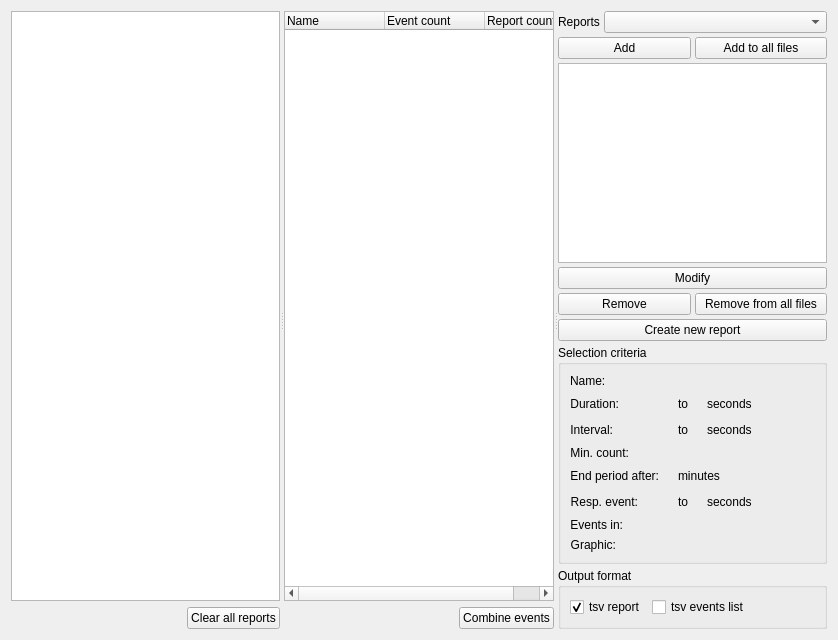
<?xml version="1.0" encoding="UTF-8"?>
<ui version="4.0">
 <class>EventReportStep</class>
 <widget class="QWidget" name="EventReportStep">
  <property name="geometry">
   <rect>
    <x>0</x>
    <y>0</y>
    <width>838</width>
    <height>640</height>
   </rect>
  </property>
  <property name="windowTitle">
   <string/>
  </property>
  <property name="styleSheet">
   <string>font: 12pt &quot;Roboto&quot;;</string>
  </property>
  <layout class="QVBoxLayout" name="verticalLayout_14">
   <item>
    <widget class="QSplitter" name="splitter">
     <property name="orientation">
      <enum>Qt::Horizontal</enum>
     </property>
     <property name="childrenCollapsible">
      <bool>false</bool>
     </property>
     <widget class="QWidget" name="verticalLayoutWidget">
      <layout class="QVBoxLayout" name="verticalLayout_5">
       <item>
        <widget class="QTableView" name="file_tableview">
         <property name="alternatingRowColors">
          <bool>true</bool>
         </property>
         <property name="selectionMode">
          <enum>QAbstractItemView::SingleSelection</enum>
         </property>
         <property name="selectionBehavior">
          <enum>QAbstractItemView::SelectRows</enum>
         </property>
         <property name="sortingEnabled">
          <bool>false</bool>
         </property>
         <attribute name="horizontalHeaderStretchLastSection">
          <bool>true</bool>
         </attribute>
        </widget>
       </item>
       <item>
        <layout class="QHBoxLayout" name="horizontalLayout_25">
         <item>
          <spacer name="horizontalSpacer">
           <property name="orientation">
            <enum>Qt::Horizontal</enum>
           </property>
           <property name="sizeHint" stdset="0">
            <size>
             <width>40</width>
             <height>20</height>
            </size>
           </property>
          </spacer>
         </item>
         <item>
          <widget class="QPushButton" name="clear_all_reports_pushbutton">
           <property name="text">
            <string>Clear all reports</string>
           </property>
          </widget>
         </item>
        </layout>
       </item>
      </layout>
     </widget>
     <widget class="QWidget" name="layoutWidget">
      <layout class="QVBoxLayout" name="verticalLayout_2">
       <item>
        <widget class="QTreeWidget" name="event_treewidget">
         <property name="alternatingRowColors">
          <bool>true</bool>
         </property>
         <property name="columnCount">
          <number>3</number>
         </property>
         <column>
          <property name="text">
           <string>Name</string>
          </property>
         </column>
         <column>
          <property name="text">
           <string>Event count</string>
          </property>
         </column>
         <column>
          <property name="text">
           <string>Report count</string>
          </property>
         </column>
        </widget>
       </item>
       <item>
        <layout class="QHBoxLayout" name="horizontalLayout">
         <item>
          <spacer name="horizontalSpacer_3">
           <property name="orientation">
            <enum>Qt::Horizontal</enum>
           </property>
           <property name="sizeHint" stdset="0">
            <size>
             <width>40</width>
             <height>20</height>
            </size>
           </property>
          </spacer>
         </item>
         <item>
          <widget class="QPushButton" name="combine_pushbutton">
           <property name="text">
            <string>Combine events</string>
           </property>
          </widget>
         </item>
        </layout>
       </item>
      </layout>
     </widget>
     <widget class="QWidget" name="layoutWidget">
      <layout class="QVBoxLayout" name="verticalLayout">
       <property name="spacing">
        <number>4</number>
       </property>
       <item>
        <layout class="QHBoxLayout" name="horizontalLayout_13" stretch="0,1">
         <item>
          <widget class="QLabel" name="label">
           <property name="text">
            <string>Reports</string>
           </property>
          </widget>
         </item>
         <item>
          <widget class="QComboBox" name="report_combobox"/>
         </item>
        </layout>
       </item>
       <item>
        <layout class="QHBoxLayout" name="horizontalLayout_3">
         <item>
          <widget class="QPushButton" name="add_pushbutton">
           <property name="text">
            <string>Add</string>
           </property>
          </widget>
         </item>
         <item>
          <widget class="QPushButton" name="add_to_all_pushbutton">
           <property name="text">
            <string>Add to all files</string>
           </property>
          </widget>
         </item>
        </layout>
       </item>
       <item>
        <widget class="QListView" name="report_listview">
         <property name="alternatingRowColors">
          <bool>true</bool>
         </property>
        </widget>
       </item>
       <item>
        <layout class="QHBoxLayout" name="horizontalLayout_26">
         <item>
          <widget class="QPushButton" name="modify_pushbutton">
           <property name="text">
            <string>Modify</string>
           </property>
          </widget>
         </item>
        </layout>
       </item>
       <item>
        <layout class="QHBoxLayout" name="horizontalLayout_4">
         <item>
          <widget class="QPushButton" name="remove_pushbutton">
           <property name="text">
            <string>Remove</string>
           </property>
          </widget>
         </item>
         <item>
          <widget class="QPushButton" name="remove_to_all_pushbutton">
           <property name="text">
            <string>Remove from all files</string>
           </property>
          </widget>
         </item>
        </layout>
       </item>
       <item>
        <layout class="QHBoxLayout" name="horizontalLayout_27"/>
       </item>
       <item>
        <widget class="QPushButton" name="create_pushbutton">
         <property name="text">
          <string>Create new report</string>
         </property>
        </widget>
       </item>
       <item>
        <widget class="QGroupBox" name="groupBox">
         <property name="title">
          <string>Selection criteria</string>
         </property>
         <layout class="QVBoxLayout" name="verticalLayout_3">
          <item>
           <layout class="QFormLayout" name="formLayout">
            <item row="3" column="0">
             <widget class="QLabel" name="label_5">
              <property name="text">
               <string>Duration:</string>
              </property>
              <property name="alignment">
               <set>Qt::AlignRight|Qt::AlignTrailing|Qt::AlignVCenter</set>
              </property>
             </widget>
            </item>
            <item row="3" column="1">
             <layout class="QHBoxLayout" name="horizontalLayout_12">
              <item>
               <widget class="QLabel" name="duration_min_label">
                <property name="text">
                 <string/>
                </property>
               </widget>
              </item>
              <item>
               <widget class="QLabel" name="label_2">
                <property name="text">
                 <string>to</string>
                </property>
               </widget>
              </item>
              <item>
               <widget class="QLabel" name="duration_max_label">
                <property name="text">
                 <string/>
                </property>
               </widget>
              </item>
              <item>
               <widget class="QLabel" name="label_7">
                <property name="text">
                 <string>seconds</string>
                </property>
               </widget>
              </item>
              <item>
               <spacer name="horizontalSpacer_5">
                <property name="orientation">
                 <enum>Qt::Horizontal</enum>
                </property>
                <property name="sizeHint" stdset="0">
                 <size>
                  <width>40</width>
                  <height>20</height>
                 </size>
                </property>
               </spacer>
              </item>
             </layout>
            </item>
            <item row="4" column="0">
             <widget class="QLabel" name="label_15">
              <property name="text">
               <string>Interval:</string>
              </property>
              <property name="alignment">
               <set>Qt::AlignRight|Qt::AlignTrailing|Qt::AlignVCenter</set>
              </property>
             </widget>
            </item>
            <item row="4" column="1">
             <layout class="QHBoxLayout" name="horizontalLayout_10">
              <item>
               <widget class="QLabel" name="interval_min_label">
                <property name="text">
                 <string/>
                </property>
               </widget>
              </item>
              <item>
               <widget class="QLabel" name="label_4">
                <property name="text">
                 <string>to</string>
                </property>
               </widget>
              </item>
              <item>
               <widget class="QLabel" name="interval_max_label">
                <property name="text">
                 <string/>
                </property>
               </widget>
              </item>
              <item>
               <widget class="QLabel" name="label_8">
                <property name="text">
                 <string>seconds</string>
                </property>
               </widget>
              </item>
              <item>
               <spacer name="horizontalSpacer_6">
                <property name="orientation">
                 <enum>Qt::Horizontal</enum>
                </property>
                <property name="sizeHint" stdset="0">
                 <size>
                  <width>40</width>
                  <height>20</height>
                 </size>
                </property>
               </spacer>
              </item>
             </layout>
            </item>
            <item row="5" column="0">
             <widget class="QLabel" name="label_13">
              <property name="text">
               <string>Min. count:</string>
              </property>
              <property name="alignment">
               <set>Qt::AlignRight|Qt::AlignTrailing|Qt::AlignVCenter</set>
              </property>
             </widget>
            </item>
            <item row="5" column="1">
             <widget class="QLabel" name="min_count_label">
              <property name="text">
               <string/>
              </property>
             </widget>
            </item>
            <item row="6" column="0">
             <widget class="QLabel" name="label_11">
              <property name="text">
               <string>End period after:</string>
              </property>
              <property name="alignment">
               <set>Qt::AlignRight|Qt::AlignTrailing|Qt::AlignVCenter</set>
              </property>
             </widget>
            </item>
            <item row="8" column="0">
             <widget class="QLabel" name="label_9">
              <property name="text">
               <string>Resp. event:</string>
              </property>
              <property name="alignment">
               <set>Qt::AlignRight|Qt::AlignTrailing|Qt::AlignVCenter</set>
              </property>
             </widget>
            </item>
            <item row="8" column="1">
             <layout class="QHBoxLayout" name="horizontalLayout_7">
              <item>
               <widget class="QLabel" name="resp_event_asso_min_label">
                <property name="text">
                 <string/>
                </property>
               </widget>
              </item>
              <item>
               <widget class="QLabel" name="label_6">
                <property name="text">
                 <string>to</string>
                </property>
               </widget>
              </item>
              <item>
               <widget class="QLabel" name="resp_event_asso_max_label">
                <property name="text">
                 <string/>
                </property>
               </widget>
              </item>
              <item>
               <widget class="QLabel" name="label_10">
                <property name="text">
                 <string>seconds</string>
                </property>
               </widget>
              </item>
              <item>
               <spacer name="horizontalSpacer_7">
                <property name="orientation">
                 <enum>Qt::Horizontal</enum>
                </property>
                <property name="sizeHint" stdset="0">
                 <size>
                  <width>40</width>
                  <height>20</height>
                 </size>
                </property>
               </spacer>
              </item>
             </layout>
            </item>
            <item row="9" column="0">
             <widget class="QLabel" name="label_28">
              <property name="text">
               <string>Events in:</string>
              </property>
              <property name="alignment">
               <set>Qt::AlignRight|Qt::AlignTrailing|Qt::AlignVCenter</set>
              </property>
             </widget>
            </item>
            <item row="9" column="1">
             <widget class="QLabel" name="analysis_period_label">
              <property name="text">
               <string/>
              </property>
             </widget>
            </item>
            <item row="10" column="0">
             <widget class="QLabel" name="label_3">
              <property name="text">
               <string>Graphic:</string>
              </property>
              <property name="alignment">
               <set>Qt::AlignRight|Qt::AlignTrailing|Qt::AlignVCenter</set>
              </property>
             </widget>
            </item>
            <item row="10" column="1">
             <widget class="QLabel" name="graphic_label">
              <property name="enabled">
               <bool>false</bool>
              </property>
              <property name="text">
               <string/>
              </property>
             </widget>
            </item>
            <item row="6" column="1">
             <layout class="QHBoxLayout" name="horizontalLayout_5">
              <item>
               <widget class="QLabel" name="end_period_label">
                <property name="text">
                 <string/>
                </property>
               </widget>
              </item>
              <item>
               <widget class="QLabel" name="label_12">
                <property name="text">
                 <string>minutes</string>
                </property>
               </widget>
              </item>
              <item>
               <spacer name="horizontalSpacer_8">
                <property name="orientation">
                 <enum>Qt::Horizontal</enum>
                </property>
                <property name="sizeHint" stdset="0">
                 <size>
                  <width>40</width>
                  <height>20</height>
                 </size>
                </property>
               </spacer>
              </item>
             </layout>
            </item>
            <item row="2" column="0">
             <widget class="QLabel" name="label_14">
              <property name="text">
               <string>Name:</string>
              </property>
             </widget>
            </item>
            <item row="2" column="1">
             <widget class="QLabel" name="report_name_label">
              <property name="text">
               <string/>
              </property>
             </widget>
            </item>
           </layout>
          </item>
         </layout>
        </widget>
       </item>
       <item>
        <widget class="QGroupBox" name="groupBox_2">
         <property name="title">
          <string>Output format</string>
         </property>
         <layout class="QFormLayout" name="formLayout_2">
          <item row="0" column="0">
           <widget class="QCheckBox" name="csv_report_checkbox">
            <property name="toolTip">
             <string>tsv reports are generated by default (values are easily exportable).</string>
            </property>
            <property name="text">
             <string>tsv report</string>
            </property>
            <property name="checked">
             <bool>true</bool>
            </property>
           </widget>
          </item>
          <item row="0" column="1">
           <widget class="QCheckBox" name="events_list_checkBox">
            <property name="toolTip">
             <string>Check to generate the events list for each report and recording.</string>
            </property>
            <property name="text">
             <string>tsv events list</string>
            </property>
           </widget>
          </item>
         </layout>
        </widget>
       </item>
      </layout>
     </widget>
    </widget>
   </item>
  </layout>
 </widget>
 <resources>
  <include location="../../../../../scinodes_poc/src/main/python/ui/themes/themes.qrc"/>
 </resources>
 <connections>
  <connection>
   <sender>event_treewidget</sender>
   <signal>clicked(QModelIndex)</signal>
   <receiver>EventReportStep</receiver>
   <slot>on_event_selected()</slot>
   <hints>
    <hint type="sourcelabel">
     <x>382</x>
     <y>143</y>
    </hint>
    <hint type="destinationlabel">
     <x>364</x>
     <y>294</y>
    </hint>
   </hints>
  </connection>
  <connection>
   <sender>combine_pushbutton</sender>
   <signal>clicked()</signal>
   <receiver>EventReportStep</receiver>
   <slot>on_combine_events()</slot>
   <hints>
    <hint type="sourcelabel">
     <x>337</x>
     <y>567</y>
    </hint>
    <hint type="destinationlabel">
     <x>364</x>
     <y>294</y>
    </hint>
   </hints>
  </connection>
  <connection>
   <sender>add_to_all_pushbutton</sender>
   <signal>clicked()</signal>
   <receiver>EventReportStep</receiver>
   <slot>on_add_to_all()</slot>
   <hints>
    <hint type="sourcelabel">
     <x>659</x>
     <y>22</y>
    </hint>
    <hint type="destinationlabel">
     <x>364</x>
     <y>294</y>
    </hint>
   </hints>
  </connection>
  <connection>
   <sender>add_pushbutton</sender>
   <signal>clicked()</signal>
   <receiver>EventReportStep</receiver>
   <slot>on_add()</slot>
   <hints>
    <hint type="sourcelabel">
     <x>506</x>
     <y>364</y>
    </hint>
    <hint type="destinationlabel">
     <x>364</x>
     <y>294</y>
    </hint>
   </hints>
  </connection>
  <connection>
   <sender>remove_pushbutton</sender>
   <signal>clicked()</signal>
   <receiver>EventReportStep</receiver>
   <slot>on_remove()</slot>
   <hints>
    <hint type="sourcelabel">
     <x>592</x>
     <y>364</y>
    </hint>
    <hint type="destinationlabel">
     <x>364</x>
     <y>294</y>
    </hint>
   </hints>
  </connection>
  <connection>
   <sender>modify_pushbutton</sender>
   <signal>clicked()</signal>
   <receiver>EventReportStep</receiver>
   <slot>on_modify()</slot>
   <hints>
    <hint type="sourcelabel">
     <x>678</x>
     <y>364</y>
    </hint>
    <hint type="destinationlabel">
     <x>364</x>
     <y>294</y>
    </hint>
   </hints>
  </connection>
  <connection>
   <sender>create_pushbutton</sender>
   <signal>clicked()</signal>
   <receiver>EventReportStep</receiver>
   <slot>on_create()</slot>
   <hints>
    <hint type="sourcelabel">
     <x>420</x>
     <y>364</y>
    </hint>
    <hint type="destinationlabel">
     <x>364</x>
     <y>294</y>
    </hint>
   </hints>
  </connection>
  <connection>
   <sender>report_listview</sender>
   <signal>clicked(QModelIndex)</signal>
   <receiver>EventReportStep</receiver>
   <slot>on_report_selected()</slot>
   <hints>
    <hint type="sourcelabel">
     <x>596</x>
     <y>215</y>
    </hint>
    <hint type="destinationlabel">
     <x>364</x>
     <y>294</y>
    </hint>
   </hints>
  </connection>
  <connection>
   <sender>remove_to_all_pushbutton</sender>
   <signal>clicked()</signal>
   <receiver>EventReportStep</receiver>
   <slot>on_remove_to_all()</slot>
   <hints>
    <hint type="sourcelabel">
     <x>701</x>
     <y>184</y>
    </hint>
    <hint type="destinationlabel">
     <x>392</x>
     <y>295</y>
    </hint>
   </hints>
  </connection>
  <connection>
   <sender>clear_all_reports_pushbutton</sender>
   <signal>clicked()</signal>
   <receiver>EventReportStep</receiver>
   <slot>on_clear_all()</slot>
   <hints>
    <hint type="sourcelabel">
     <x>176</x>
     <y>567</y>
    </hint>
    <hint type="destinationlabel">
     <x>392</x>
     <y>295</y>
    </hint>
   </hints>
  </connection>
  <connection>
   <sender>file_tableview</sender>
   <signal>clicked(QModelIndex)</signal>
   <receiver>EventReportStep</receiver>
   <slot>on_file_selected()</slot>
   <hints>
    <hint type="sourcelabel">
     <x>134</x>
     <y>278</y>
    </hint>
    <hint type="destinationlabel">
     <x>413</x>
     <y>294</y>
    </hint>
   </hints>
  </connection>
 </connections>
 <slots>
  <slot>on_add_to_all()</slot>
  <slot>on_add()</slot>
  <slot>on_remove()</slot>
  <slot>on_add_event()</slot>
  <slot>on_modify()</slot>
  <slot>on_report_change()</slot>
  <slot>on_combine_events()</slot>
  <slot>on_event_selected()</slot>
  <slot>on_create()</slot>
  <slot>on_file_selected()</slot>
  <slot>on_report_selected()</slot>
  <slot>on_remove_to_all()</slot>
  <slot>on_clear_all()</slot>
 </slots>
</ui>
